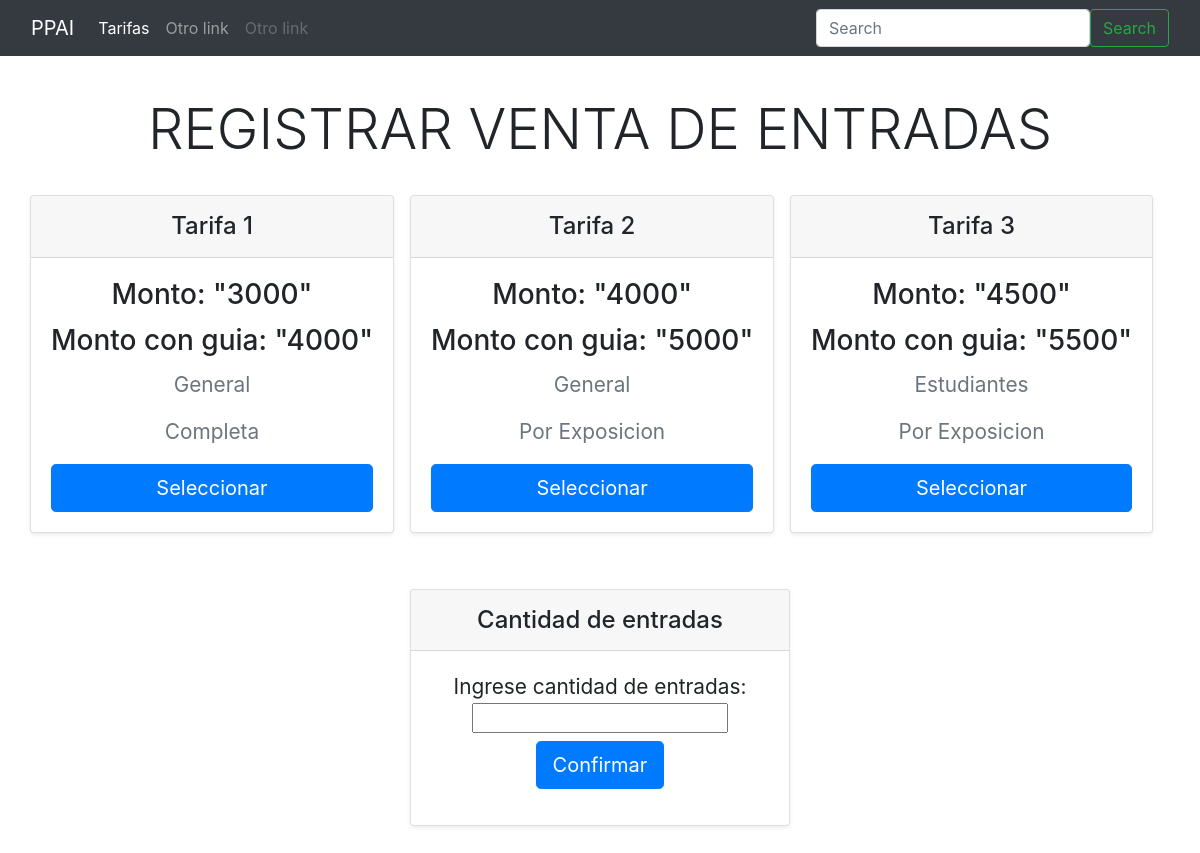
The app's page /index/ with its own data.
### myApp/models/Tarifa.py (models this page shows, shortened)
class Tarifa(models.Model):
    fechaFinVigencia = models.DateField()
    fechaInicioVigencia= models.DateField()
    monto = models.IntegerField()
    montoAdicionalGuia = models.IntegerField()
    tipoEntrada = models.ForeignKey(TipoEntrada, on_delete=models.CASCADE, null=True)
    tipoVisita = models.ForeignKey(TipoVisita, on_delete=models.CASCADE, null=True)
    def fechaInicioVigencia(self,x):
        self.fechaInicioVigencia = x

### myApp/models/TipoEntrada.py (models this page shows, shortened)
class TipoEntrada(models.Model):
    nombre = models.CharField(max_length=100)

### myApp/models/TipoVisita.py (models this page shows, shortened)
class TipoVisita(models.Model):
    nombre = models.CharField(max_length=100)

### registrarventadeentrada/views.py (the view)
# urls.py: path('index/', local_views.index),
def index(request):
    return render(
        request,
        'tarifas/main.html', {'tarifas' : app_views.getTarifas()}
    )

### myApp/templatetags/tarifa_tags.py (called while the page is built)
@register.simple_tag
def add(a, b):
    return a+b

### myApp/views.py (called while the page is built)
def getTarifas():
    tarifa = Tarifa.objects.all()
    return tarifa

### myApp/templates/tarifas/main.html (shortened to what this page needs)
{% extends "template.html" %}
{% if tarifas %}
    {% block first_screen %}
        {%include "tarifas/atomic/tarifas.html"%}
    {% endblock %}
{% elif form %}
    {% block second_screen %}
        {%include "tarifas/atomic/ctdadEntradas.html"%}
    {% endblock %}
{% elif idPost %}
    {% block third_screen %}
        {%include "tarifas/atomic/detalleEntradas.html"%}
    {% endblock %}
{% endif %}

### myApp/templates/tarifas/atomic/tarifas.html (shortened to what this page needs)
{%load tarifa_tags%}
<div class="container">
  <div class="row row-cols-md-3 mb-3 text-center">
    {%for tarifa in tarifas%}
    <form action="/ctdadEntradas" method="POST">
    <div class="d-flex justify-content-between">
      <div class="card mb-4 rounded-3 shadow-sm">
        <div class="card-header py-3">
          <h4 class="my-0 fw-normal">Tarifa {{tarifa.id}}</h4>
        </div>
        <div class="card-body">
          <h3 class="card-title pricing-card-title">
            Monto: "{{tarifa.monto}}"
          </h3>
          <h3 class="card-title pricing-card-title">
            Monto con guia: "{% add tarifa.monto tarifa.montoAdicionalGuia %}"
          </h3>
          <p class="fs-5 text-muted" style="font-size: 130%">
            {{tarifa.tipoEntrada.nombre}}
          </p>
          <p class="fs-5 text-muted" style="font-size: 130%">
            {{tarifa.tipoVisita.nombre}}
          </p>
          <button type="submit" class="w-100 btn btn-lg btn-primary">
            Seleccionar
          </button>
        </div>
      </div>
    </div>
    </form>
    {%endfor%}
  </div>
</div>

### records on screen
Tarifa: id "1", monto "3000", monto+montoAdicionalGuia "4000", tipoEntrada.nombre "General", tipoVisita.nombre "Completa"
Tarifa: id "2", monto "4000", monto+montoAdicionalGuia "5000", tipoEntrada.nombre "General", tipoVisita.nombre "Por Exposicion"
Tarifa: id "3", monto "4500", monto+montoAdicionalGuia "5500", tipoEntrada.nombre "Estudiantes", tipoVisita.nombre "Por Exposicion"
